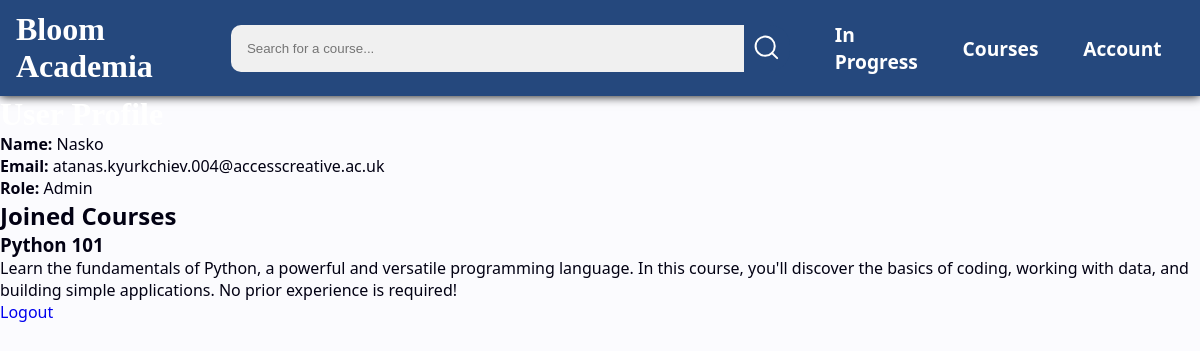
Screenshot of /profile (signed in) with the database file from the repository.
### tables this page shows
CREATE TABLE users (uid INTEGER PRIMARY KEY AUTOINCREMENT, name TEXT NOT NULL, email TEXT UNIQUE, password TEXT NOT NULL, role INTEGER);

CREATE TABLE courses (cid INTEGER PRIMARY KEY AUTOINCREMENT, cname TEXT, description TEXT, course_image BLOB, uid INTEGER REFERENCES users(uid));

### app.py (the view)
@app.route('/profile')
def profile():
    if not session:
        return redirect(url_for('login'))
    user_id = session['user_id']
    with db.connect("./instance/users.db") as conn:
        user_profile = db.get_user_profile(conn, user_id)
        user_courses = db.get_user_courses(conn, user_id)
    name, email, role_id = user_profile
    role_map = {1: 'User', 2: 'Author', 3: 'Admin'}
    role = role_map.get(role_id, 'unknown')  # Map role ID to role name, default to 'unknown' if not found
    return render_template('profile.html', name=name, email=email, role=role, courses=user_courses)

### modules/db_functions.py (called while the page is built)
def connect(db_path):
    return sqlite3.connect(db_path)

def get_user_profile(conn, user_id):
    c = conn.cursor()
    c.execute("SELECT name, email, role FROM users WHERE uid = ?", (user_id,))
    return c.fetchone()

def get_user_courses(conn, user_id):
    c = conn.cursor()
    c.execute("""
        SELECT courses.cname, courses.description
        FROM courses
        JOIN course_users ON courses.cid = course_users.cid
        WHERE course_users.uid = ?
    """, (user_id,))
    return c.fetchall()

### templates/profile.html (shortened to what this page needs)
<!DOCTYPE html>
<html lang="en">
<head>
    <link rel="stylesheet" href="{{ url_for('static', filename='css/style.css') }}">
</head>
<body>
    <header>
        <a href="{{ url_for('home') }}"><h1>Bloom Academia</h1></a>
        <nav>
            <form id="search-bar" class="nav-item" method="POST" action="{{ url_for('search_course') }}">
                <input id="search-bar-input" type="text" name="search-bar-input" placeholder="Search for a course...">
                <button id="search-bar-btn" type="submit" name="search-bar-btn"></button>
            </form>
            <a class="nav-item" href="{{ url_for('profile') }}">In Progress</a>
            <a class="nav-item" href="{{ url_for('list_courses') }}">Courses</a>
            {% if name %}
                <a class="nav-item" href="{{ url_for('profile') }}">Account</a>
            {% else %}
                <a class="nav-item" href="{{ 'login' }}">Login</a>
            {% endif %}
        </nav>
    </header>
    <h1>User Profile</h1>
    <div class="profile-info">
        <p><strong>Name:</strong> {{ name }}</p>
        <p><strong>Email:</strong> {{ email }}</p>
        <p><strong>Role:</strong> {{ role }}</p>
    </div>
    <h2>Joined Courses</h2>
    <ul>
        {% for course in courses %}
            <li>
                <h3>{{ course[0] }}</h3>
                <p>{{ course[1] }}</p>
            </li>
        {% endfor %}
    </ul>
    <a href="{{ url_for('logout') }}">Logout</a>
</body>
</html>

### static/css/style.css (style rules this page uses)
* { padding: 0; margin: 0; box-sizing: border-box; }
a { text-decoration: none; }
html, body { height: 100%; width: 100%; }
body { background-color: #FBFBFE; background-image: url("root/static/images/wave-haikei.png"); color: #020113; font-family: 'Segoe UI', Tahoma, Geneva, Verdana, sans-serif; }
header { height: 10%; width: 100%; display: flex; align-items: center; justify-content: space-around; padding: 3rem 1rem; box-shadow: 0 0 10px 0 black; background-color: #25487D; }
nav { display: flex; flex-direction: row; align-items: center; justify-content: space-evenly; }
nav a { color: var(--secondary); }
.nav-item { margin: 0 1.4rem; color: white; font-weight: bold; font-size: larger; }
#search-bar { display: flex; flex-direction: row; align-items: center; }
#search-bar-input { padding: 1rem; padding-right: 20rem; border: none; border-radius: 10px 0 0 10px; background-color: #f0f0f0; }
#search-bar-btn { display: flex; padding: 7px; border: none; border-radius: 0 20px 20px 0; background-color: var(--primary); transition: 0.5s; cursor: pointer; }
h1 { color: white; font-family: ui-monospace; }

### rows the page displays
users: name "Nasko", email "atanas.kyurkchiev.004@accesscreative.ac.uk"
courses: cname "Python 101", description "Learn the fundamentals of Python, a powerful and versatile programming language. In this course, you'll discover the basics of coding, working with data, and building simple applications. No prior experience is required!"

### other values shown
{{ role }} "Admin"
